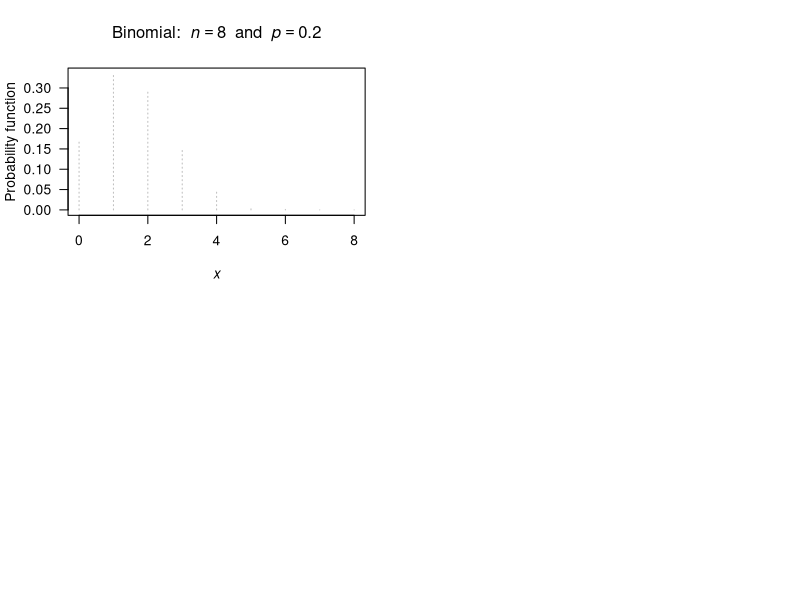

The R script that drew this image: (Note: this script raises an error after producing the figure.)
## ---- chunk 1
par( mfrow = c(2, 2))

n <- c(8, 8, 
       15, 15)
prob <- c(0.2, 0.6, 
          0.2, 0.6)

for (i in (1:4)) {
  ni <- n[i]
  probi <- prob[i]
  x <-  0:ni
  y <- dbinom(x, 
              size = ni,
              prob = probi)
  
   plot( x = x,
         y = y,
         xlab = expression(italic(x)),
         ylab = "Probability function",
         main = bquote("Binomial: " ~ italic(n) == .(ni) ~ " and " ~ italic(p) == .(probi)),
         las = 1,
         lty = 3,
         col = "grey",
         type = "h")
  points(x = x,
         y = y,
         col = plotColour1,
         pch = 19)
  
}
## ---- chunk 2
par( mfrow = c(2, 2))

xmax <- 10
mu <- c(0.5, 1, 2, 5)

for (i in (1:4)) {
  muvalue <- mu[i]
  x <-  0:xmax
  y <- dpois(x, 
             lambda = muvalue )
  
   plot( x = x,
         y = y,
         xlim = c(0, xmax),
         xlab = expression(italic(x)),
         ylab = "Probability function",
         main = bquote("Poisson mean:" ~ mu == .(muvalue)),
         las = 1,
         lty = 3,
         col = "grey",
         type = "h")
  points(x = x,
         y = y,
         col = plotColour1,
         pch = 19)
  
}
## ---- chunk 3
BombTable <- array( dim = c(8, 4))
colnames(BombTable) <- c("Hits",
                         "Number bombs",
                         "Proportion bombs",
                         "Poisson proportion")
BombTable[, 1] <- 0:7
BombTable[, 2] <- c(229,
                    211,
                    93,
                    35,
                    7,
                    0,
                    0,
                    1)
BombTable[, 3] <- round(BombTable[, 2] / sum(BombTable[, 2]), 4)
lambda <- sum( BombTable[, 1] * BombTable[, 3])

BombTable[, 4] <- dpois(0:7,
                        lambda = lambda )
BombTable[, 4] <- round( BombTable[, 4], 4)
BombTable[ 8, 4] <- 1 - sum( BombTable[1:7, 4])

BombTable.caption <- "The number of flying bomb hits on London during World War II in a 36 square kilometre area of South London. The proportion of the 576 grid squares receiving 0, 1, ...hits was also computed. The observed and empirical probabilities are shown. The Poisson distribution fits the data  well."

if( knitr::is_latex_output() ) {
  knitr::kable( BombTable,
                format = "latex",
                booktabs = TRUE,
                longtable = FALSE,
                col.names = c("Hits",
                              "Number bombs", 
                              "Proportion bombs", 
                              "Poisson proportion"),
                caption = BombTable.caption) %>%
    kable_styling(font_size = 10) %>%
    row_spec(0, bold = TRUE)
}
if( knitr::is_html_output() ) {
  knitr::kable( BombTable,
                format = "html",
                booktabs = TRUE,
                longtable = FALSE,
                col.names = c("Hits",
                              "Number bombs", 
                              "Proportion bombs", 
                              "Poisson proportion"),
                caption = BombTable.caption) %>%
    row_spec(1, bold = TRUE)
}

## ---- chunk 4
par( mfrow = c(2, 2))

n <- c(10, 50, 
       100, 1000)
p <- c(0.2, 0.1, 
       0.010, 0.005)
xmax <- c(10, 20, 
          10, 15)

for (i in (1:4)) {
   pValue <- p[i]
   nValue <- n[i]
   
  x <-  0:n[i]
  y <- dbinom(x, 
              size = n[i],
              prob = p[i])
  
   plot( x = x,
         y = y,
         xlim = c(0, xmax[i]),
         xlab = expression(italic(x)),
         ylab = "Probability",
         main = bquote("Binomial: " ~ italic(n) == ~ .(nValue) ~ "and" ~ italic(p) == .(pValue) ),
         las = 1,
         lty = 3,
         col = "grey",
         type = "h")
  points(x = x,
         y = y,
         col = plotColour,
         pch = 19)

  muPoisson <- nValue * pValue
  xValues <- 0:xmax[i]
  points( x = xValues,
          y = dpois(xValues,
                    lambda = muPoisson),
          pch = 4)
  
  if (i == 4 ){
    legend("topright", 
           col = c("black",
                   plotColour),
           pch = c(1, 19),
           legend = c("binomial",
                      "Poisson approx."))
  }
  
}

## ---- chunk 5
par( mfrow = c(2, 2))

xmax <- c(10, 15, 15, 15)
p <- c(0.1, 0.3, 
       0.5, 0.8)

for (i in (1:4)) {
  pValue <- p[i]
  x <-  0:n[i]
  y <- dgeom(x,
             prob = pValue)
  
   plot( x = x,
         y = y,
         xlim = c(0, xmax[i]),
         xlab = expression(italic(x)),
         ylab = "Probability function",
         main = bquote("Geometric: " ~ italic(p) == .(pValue) ),
                  las = 1,
         col = "grey",
         lty = 3,
         type = "h")
  points(x = x,
         y = y,
         col = plotColour1,
         pch = 19)
  
}

## ---- chunk 6
sum( dgeom( x = 1:19, 
            prob = 0.02))
pgeom(q = 19, 
      prob = 0.02) # i.e., up to 18 failures at p=0.02
## ---- chunk 7
par( mfrow = c(2, 2))
xmax <- 15

r <- c(1, 3, 
       1, 3)
p <- c(0.2, 0.2, 
       0.6, 0.6)

for (i in (1:4)) {
  rValue <- r[i]
  pValue <- p[i]
  
  x <-  0:n[i]
  y <- dnbinom(x, 
              size = r[i],
              prob = p[i])
  
   plot( x = x,
         y = y,
         xlim = c(0, xmax),
         xlab = expression(italic(x)),
         ylab = "Probability",
         main = bquote("Negative binomial: " ~ italic(r) == ~ .(rValue) ~ ";" ~ italic(p) == .(pValue) ),
         las = 1,
         lty = 3,
         col = "grey",
         type = "h")
  points(x = x,
         y = y,
         col = plotColour1,
         pch = 19)
  
}

## ---- chunk 8
x.values <- seq(1, 100, 
                by = 1)
1 - sum(dnbinom( x.values, 
                 size = 10, 
                 prob = 0.15))
# Alternatively:
1 - pnbinom(100, 10, 0.15)

## ---- chunk 9

xPoints <- 1:5
xCont <- seq(0.1, 5, 
             length = 100)

plot( x = c(0, 5),
      y = c(0, 25),
      type = "n",
      las = 1,
      col = plotColour1,
      xlab = expression(italic(z)),
      ylab = bquote("Gamma function" ~ Gamma(z)),
      main = "The Gamma function")
lines( x = xCont,
       col = plotColour1,
       y = gamma(xCont),
       lwd = 2)
points(x = xPoints,
       y = gamma(xPoints),
       col = plotColour1,
       pch = 19)
legend("top",
       pch = c(NA, 19),
       lty = c(1, NA),
       col = plotColour1,
       lwd = c(2, NA),
       legend = c(bquote("Gamma function" ~ Gamma(z)),
                  expression(paste( group("(", list(z - 1),")"), "!" ) ) ) )
## ---- chunk 10
pnbinom(360, 
        size = 5, 
        prob = 0.02)
## ---- chunk 11
MitesTab <- array( dim = c(9, 5))

MitesTab[1, ] <- c(0 ,  70 ,  0.467 ,  0.318 ,  0.449)
MitesTab[2, ] <- c(1 ,  38 ,  0.253 ,  0.364 ,  0.261)
MitesTab[3, ] <- c(2 ,  17 ,  0.113 ,  0.209 ,  "0.140")
MitesTab[4, ] <- c(3 ,  10 ,  0.067 ,  "0.080" ,  0.073)
MitesTab[5, ] <- c(4 ,  9 ,  "0.060" ,  0.023 ,  0.038)
MitesTab[6, ] <- c(5 ,  3 ,  "0.020" ,  0.005 ,  0.019)
MitesTab[7, ] <- c(6 ,  2 ,  0.013 ,  0.001 ,  "0.010")
MitesTab[8, ] <- c(7 ,  1 ,  0.007 ,  "0.000" ,  0.005)
MitesTab[9, ] <- c("8+" ,  0 ,  "0.000" ,  "0.000" ,  "0.000")

MitesTab.caption <- "Counts of mites on leaves selected at random from six similar apple trees"

if( knitr::is_latex_output() ) {
   knitr::kable(MitesTab,
                format = "latex",
                booktabs = TRUE,
                longtable = FALSE,
                align = "r",
                col.names = c("No. leaves", 
                              "No. mites",
                              "Emp. prob",
                              "Poisson prob",
                              "Neg. bin. prob"),
                caption = MitesTab.caption) %>%
  kable_styling(font_size = 10) %>%
  row_spec(0, bold = TRUE) 
}
if( knitr::is_html_output() ) {
   knitr::kable(MitesTab,
                format = "html",
                booktabs = TRUE,
                longtable = FALSE,
                align = "r",
                col.names = c("No. leaves", 
                              "No. mites",
                              "Emp. prob",
                              "Poisson prob",
                              "Neg. bin. prob"),
                caption = MitesTab.caption) %>%
  row_spec(1, bold = TRUE) 
}
